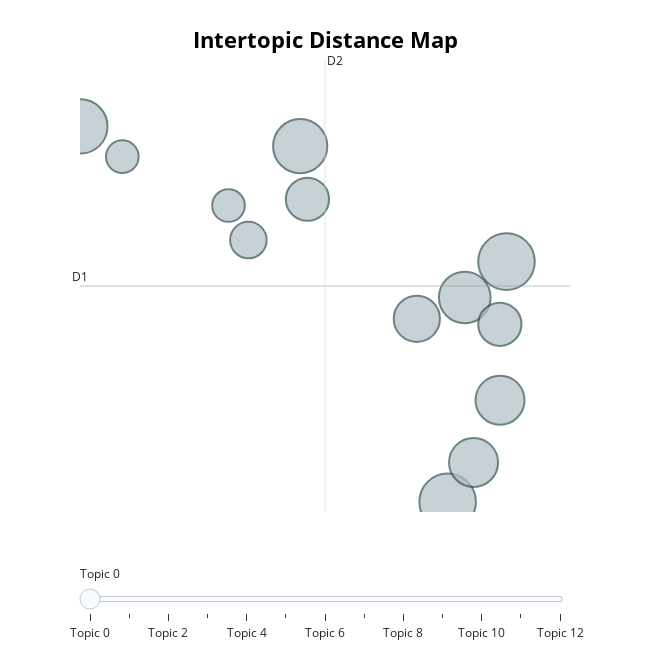

Notebook code cell kept with this figure:
### Code cell
topic_model.visualize_topics()

### Figure 1 — Plotly figure (JSON) as saved in the notebook; plotly's stock layout.template omitted (floating-point values rounded to 4 significant figures)
{"data": [{"customdata": [[0, "book | always | read | reading | favorite", 12], [1, "author | writer | who | literature | shakespeare", 12], [2, "how | many | old | are | have", 11], [3, "color | rainbow | why | the | like", 11], [4, "food | eat | will | to | which", 10], [5, "singer | who | is | the | like", 9], [6, "actor | watching | movies | who | preferred", 9], [7, "movie | will | me | which | star", 8], [8, "song | thriller | singing | favorite | is", 7], [9, "sport | or | play | basketball | football", 7], [10, "animal | loved | most | of | type", 5], [11, "job | for | do | what | work", 4], [12, "country | visit | would | recommend | trip", 4]], "hovertemplate": "<b>Topic %{customdata[0]}</b><br>Words: %{customdata[1]}<br>Size: %{customdata[2]}", "legendgroup": "", "marker": {"color": "#B0BEC5", "line": {"color": "DarkSlateGrey", "width": 2}, "size": [12, 12, 11, 11, 10, 9, 9, 8, 7, 7, 5, 4, 4], "sizemode": "area", "sizeref": 0.0075, "symbol": "circle"}, "mode": "markers", "name": "", "orientation": "v", "showlegend": false, "type": "scatter", "x": [4.835, 4.163, -0.03123, 2.479, 4.358, 4.761, 4.458, 3.811, 4.759, 2.562, 1.887, 1.66, 0.4473], "xaxis": "x", "y": [2.938, 0.6448, 4.228, 4.04, 2.596, 1.615, 1.021, 2.392, 2.34, 3.533, 3.144, 3.473, 3.939], "yaxis": "y"}], "layout": {"annotations": [{"showarrow": false, "text": "D1", "x": -0.03591, "y": 2.705, "yshift": 10}, {"showarrow": false, "text": "D2", "x": 2.762, "xshift": 10, "y": 4.862}], "height": 650, "hoverlabel": {"bgcolor": "white", "font": {"family": "Rockwell", "size": 16}}, "legend": {"itemsizing": "constant", "tracegroupgap": 0}, "margin": {"t": 60}, "shapes": [{"line": {"color": "#CFD8DC", "width": 2}, "type": "line", "x0": 2.762, "x1": 2.762, "y0": 0.5481, "y1": 4.862}, {"line": {"color": "#9E9E9E", "width": 2}, "type": "line", "x0": -0.03591, "x1": 5.56, "y0": 2.705, "y1": 2.705}], "sliders": [{"active": 0, "pad": {"t": 50}, "steps": [{"args": [{"marker.color": [["red", "#B0BEC5", "#B0BEC5", "#B0BEC5", "#B0BEC5", "#B0BEC5", "#B0BEC5", "#B0BEC5", "#B0BEC5", "#B0BEC5", "#B0BEC5", "#B0BEC5", "#B0BEC5"]]}], "label": "Topic 0", "method": "update"}, {"args": [{"marker.color": [["#B0BEC5", "red", "#B0BEC5", "#B0BEC5", "#B0BEC5", "#B0BEC5", "#B0BEC5", "#B0BEC5", "#B0BEC5", "#B0BEC5", "#B0BEC5", "#B0BEC5", "#B0BEC5"]]}], "label": "Topic 1", "method": "update"}, {"args": [{"marker.color": [["#B0BEC5", "#B0BEC5", "red", "#B0BEC5", "#B0BEC5", "#B0BEC5", "#B0BEC5", "#B0BEC5", "#B0BEC5", "#B0BEC5", "#B0BEC5", "#B0BEC5", "#B0BEC5"]]}], "label": "Topic 2", "method": "update"}, {"args": [{"marker.color": [["#B0BEC5", "#B0BEC5", "#B0BEC5", "red", "#B0BEC5", "#B0BEC5", "#B0BEC5", "#B0BEC5", "#B0BEC5", "#B0BEC5", "#B0BEC5", "#B0BEC5", "#B0BEC5"]]}], "label": "Topic 3", "method": "update"}, {"args": [{"marker.color": [["#B0BEC5", "#B0BEC5", "#B0BEC5", "#B0BEC5", "red", "#B0BEC5", "#B0BEC5", "#B0BEC5", "#B0BEC5", "#B0BEC5", "#B0BEC5", "#B0BEC5", "#B0BEC5"]]}], "label": "Topic 4", "method": "update"}, {"args": [{"marker.color": [["#B0BEC5", "#B0BEC5", "#B0BEC5", "#B0BEC5", "#B0BEC5", "red", "#B0BEC5", "#B0BEC5", "#B0BEC5", "#B0BEC5", "#B0BEC5", "#B0BEC5", "#B0BEC5"]]}], "label": "Topic 5", "method": "update"}, {"args": [{"marker.color": [["#B0BEC5", "#B0BEC5", "#B0BEC5", "#B0BEC5", "#B0BEC5", "#B0BEC5", "red", "#B0BEC5", "#B0BEC5", "#B0BEC5", "#B0BEC5", "#B0BEC5", "#B0BEC5"]]}], "label": "Topic 6", "method": "update"}, {"args": [{"marker.color": [["#B0BEC5", "#B0BEC5", "#B0BEC5", "#B0BEC5", "#B0BEC5", "#B0BEC5", "#B0BEC5", "red", "#B0BEC5", "#B0BEC5", "#B0BEC5", "#B0BEC5", "#B0BEC5"]]}], "label": "Topic 7", "method": "update"}, {"args": [{"marker.color": [["#B0BEC5", "#B0BEC5", "#B0BEC5", "#B0BEC5", "#B0BEC5", "#B0BEC5", "#B0BEC5", "#B0BEC5", "red", "#B0BEC5", "#B0BEC5", "#B0BEC5", "#B0BEC5"]]}], "label": "Topic 8", "method": "update"}, {"args": [{"marker.color": [["#B0BEC5", "#B0BEC5", "#B0BEC5", "#B0BEC5", "#B0BEC5", "#B0BEC5", "#B0BEC5", "#B0BEC5", "#B0BEC5", "red", "#B0BEC5", "#B0BEC5", "#B0BEC5"]]}], "label": "Topic 9", "method": "update"}, {"args": [{"marker.color": [["#B0BEC5", "#B0BEC5", "#B0BEC5", "#B0BEC5", "#B0BEC5", "#B0BEC5", "#B0BEC5", "#B0BEC5", "#B0BEC5", "#B0BEC5", "red", "#B0BEC5", "#B0BEC5"]]}], "label": "Topic 10", "method": "update"}, {"args": [{"marker.color": [["#B0BEC5", "#B0BEC5", "#B0BEC5", "#B0BEC5", "#B0BEC5", "#B0BEC5", "#B0BEC5", "#B0BEC5", "#B0BEC5", "#B0BEC5", "#B0BEC5", "red", "#B0BEC5"]]}], "label": "Topic 11", "method": "update"}, {"args": [{"marker.color": [["#B0BEC5", "#B0BEC5", "#B0BEC5", "#B0BEC5", "#B0BEC5", "#B0BEC5", "#B0BEC5", "#B0BEC5", "#B0BEC5", "#B0BEC5", "#B0BEC5", "#B0BEC5", "red"]]}], "label": "Topic 12", "method": "update"}]}], "title": {"font": {"color": "Black", "size": 22}, "text": "<b>Intertopic Distance Map", "x": 0.5, "xanchor": "center", "y": 0.95, "yanchor": "top"}, "width": 650, "xaxis": {"anchor": "y", "domain": [0, 1], "range": [-0.03591, 5.56], "title": {"text": ""}, "visible": false}, "yaxis": {"anchor": "x", "domain": [0, 1], "range": [0.5481, 4.862], "title": {"text": ""}, "visible": false}}}
